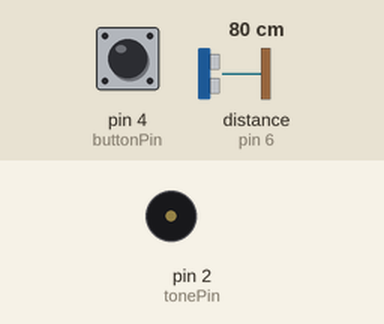
A sketch run on a simulated Arduino Uno, built with avr-gcc and run on an emulated ATmega328P. Shown: buzzer (waves = sounding). Wiring (inferred from the names in the program): ultrasonic range finder: trigger pin 5; echo pin 6. Inputs (shaded band) come from the test bench; at power-on: pin 4 (buttonPin) HIGH, distance to the obstacle (sensor on pin 6) 80 cm. The echo pulse lasts 58.3 µs per cm.

Above: at 1.2 s.
1.3 s: pin 4 (buttonPin) pulled LOW for 0.15 s
At 1.37 s:
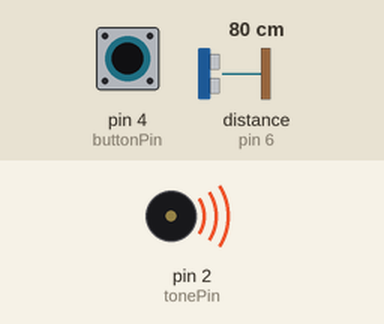
2.9 s: pin 4 (buttonPin) pulled LOW for 3.2 s
At 7.4 s:
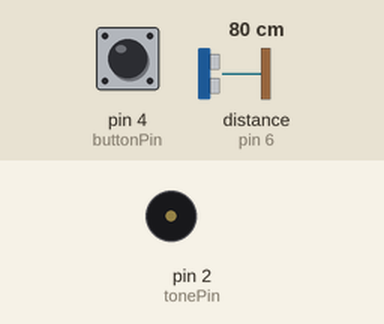
Timing chart, 0 to 8.9 s (numbered marks = the images above; inputs shaded):
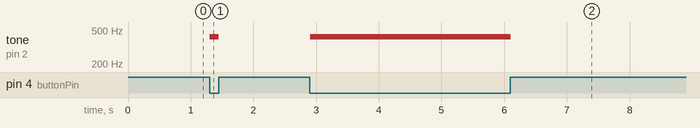

Measured:
- after the input at 1.3 s, tone on pin 2 (tonePin): silent → 415 Hz at once, → silent 0.15 s later
- after the input at 2.9 s, tone on pin 2 (tonePin): silent → 415 Hz at once, → silent 3.2 s later

The sketch:

teremin_note.ino
```cpp
const int trigPin = 5;
const int echoPin = 6;
const int buttonPin = 4;
const int tonePin = 2;

//define sound velocity in cm/uS
#define SOUND_VELOCITY 0.034
#define CM_EACH_NOTE 3.0
#define CM_AT_MIN 5.0
#define CM_AT_MAX 45.0

long duration;
float distanceCm;
float oldDistanceCm;

void setup() {
  pinMode(trigPin, OUTPUT); // Sets the trigPin as an Output
  pinMode(echoPin, INPUT); // Sets the echoPin as an Input
  pinMode(buttonPin, INPUT_PULLUP); // Sets the echoPin as an Input
  pinMode(tonePin, OUTPUT); // Sets the echoPin as an Input
}

void loop() {
  digitalWrite(trigPin, LOW);
  delayMicroseconds(2);
  digitalWrite(trigPin, HIGH);
  delayMicroseconds(10);
  digitalWrite(trigPin, LOW);
  duration = pulseIn(echoPin, HIGH);
  distanceCm = duration * SOUND_VELOCITY / 2;

  if (distanceCm < CM_AT_MIN)
    distanceCm = CM_AT_MIN;
  if (distanceCm > CM_AT_MAX)
    distanceCm = oldDistanceCm;

  if (digitalRead(buttonPin) == LOW)
  {
    Serial.println("BUTTON");
    if (abs(oldDistanceCm-distanceCm)>(CM_EACH_NOTE/2.0))
      oldDistanceCm = distanceCm;
    int semiTonesFromA4 = (oldDistanceCm - CM_AT_MIN) / CM_EACH_NOTE;
    int toneHzOfNote = (int)(pow(2, (float)(semiTonesFromA4) / 12.0) * 440.0);
    tone(tonePin, toneHzOfNote);
  }
  else
  {
    noTone(tonePin);
  }
}
```
